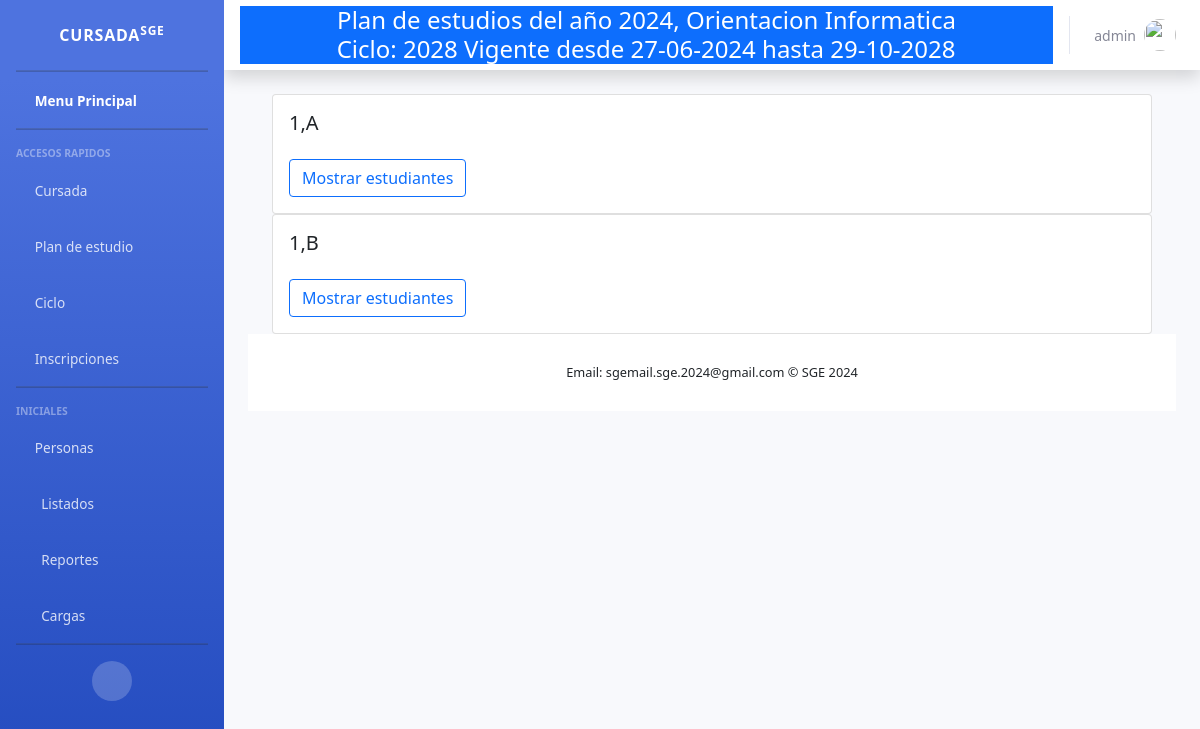
Page /Clases/verAulas/1/1/ (signed in) on the committed database.
### Core/models.py (models this page shows, shortened)
class PlanDeEstudios(models.Model):
    MAXCODIGO=20
    MAXANIO=4
    MAXORIENTACION= 50
    MAXNIVEL= 50
    MAXDESCRIPCION=50
    codigo= models.CharField(
        help_text="Ej: 123456",
        unique=True,
        max_length=MAXCODIGO,
        null=False,
        blank=False,
        error_messages={
            'blank': "El nombre es obligatorio"
        }
    )
    anio = models.CharField(
        help_text="Ej: 2024",
        unique=False,
        max_length=MAXANIO,
        null=True,
        blank=False,
        default= 1,
        error_messages={
            'blank': "el anio es obligatorio"
        }
    )
    orientacion = models.CharField(
        help_text="Ej: Profesorado de educacion primaria",
        unique=False,
        max_length=MAXORIENTACION,
        null=False,
        blank=False,
        primary_key=False,
        error_messages={
            'blank': "la orientacion es obligatoria"
        }
    )
    nivel = models.CharField(
        help_text="Ej: Primario",
        unique=False,
        max_length= MAXORIENTACION,
        null=False,
        blank=False,
        error_messages={
            'blank': "El nivel es obligatorio"
        }
    )
    descripcion = models.CharField(
        help_text="Ej: descripcion del plan de estudios",
        unique=False,
        max_length= MAXDESCRIPCION,
        null=False,
        blank=True,
    )
    esActual = models.BooleanField(
        default= True
    )
    implementado = models.BooleanField(
        default= False
    )
    cantidadAnios = models.PositiveIntegerField()
    def __str__(self):
        return "Plan de estudios del año {0}, Orientacion {1}".format(self.anio, self.orientacion)

class Ciclo (models.Model):
    anioCalendario = models.CharField(
        help_text="Ej: 2024",
        max_length=4,
        unique= True)
    fechaInicio = models.DateField(help_text="Ej: 16/02/2024",
                                   default=now)
    plan = models.ForeignKey(PlanDeEstudios, blank=False, on_delete=models.CASCADE)
    fechaFin = models.DateField(help_text="Ej: 28/11/2024",)
    esActual = models.BooleanField(
        default= True
    )
    def __str__(self):
        return "{0} Vigente desde {1} hasta {2}".format(self.anioCalendario,self.fechaInicio.strftime("%d-%m-%Y"), self.fechaFin.strftime("%d-%m-%Y"))

class Aula(models.Model):
    estudiantes = models.ManyToManyField(
        'Estudiante',
        blank=True,
        related_name="estudiantes",
    )
    division = models.ForeignKey(
        'Division',
        unique=False,
        null=False,  # Asegura que cada aula tenga una división asociada
        blank=False,
        on_delete=models.CASCADE,
        related_name="aulas"  # Hace que el acceso a las aulas asociadas con una división sea más claro
    )
    class Meta:
        db_table = 'Aula'

class Division(models.Model):
    PRIMERA = '1ra'
    SEGUNDA = '2da'
    TERCERA = '3ra'
    CUARTA = '4ta'
    QUINTA = '5ta'
    CHOICES_DIV = (
        (PRIMERA, 'Primera'),
        (SEGUNDA, 'Segunda'),
        (TERCERA, 'Tercera'),
        (CUARTA, 'Cuarta'),
        (QUINTA, 'Quinta'))
    ciclo = models.ForeignKey(Ciclo, on_delete=models.CASCADE, related_name="divisiones")
    codigo = models.CharField(max_length=50, choices=CHOICES_DIV, default=PRIMERA)
    descripcion = models.CharField(max_length=50)
    anio = models.ForeignKey(AnioPlan, on_delete=models.CASCADE)
    alumnos = models.ManyToManyField(Estudiante)
    def __str__(self):
        return "{0},{1}".format(self.anio.codigo, self.codigo)

class AnioPlan(models.Model):
    MAXCODIGO= 50
    CANTMAXPORANIO= 50
    MAXDESCRIPCION = 50
    codigo = models.CharField(
        help_text="Ej: ",
        max_length= MAXCODIGO,
        null=False,
        blank=False,
        error_messages={
            'blank': "El codigo es obligatorio"
        })
    descripcion = models.CharField(help_text="nivel",
        unique=False,
        max_length= MAXDESCRIPCION,
        null=False,
        blank=False,
        primary_key=False,
        )
    plan = models.ForeignKey(PlanDeEstudios, models.CASCADE, related_name="anios")
    inscripciones = models.ManyToManyField(Estudiante)
    class Meta:
        unique_together = [['codigo', 'plan']]

### Clases/views.py (the view)
# urls.py: re_path(r'^verAulas/(?P<idAnio>\d+)/(?P<idCiclo>\d+)/$', views.verAulas, name= 'verAula'),
@login_required
def verAulas(request, idAnio, idCiclo):
    if not request.user.is_staff:
        return HttpResponseForbidden('Acceso denegado.')
    ciclo = Ciclo.objects.get(id= idCiclo)
    divisiones = Division.objects.filter(anio_id=idAnio,ciclo=ciclo)
    aulas = Aula.objects.filter(division__in=divisiones)
    estudiantes_inscritos = Inscripcion.objects.filter(anio=idAnio,ciclo = ciclo)
    estudiantes_aula = {}  # Cambiaremos a un diccionario para asociar estudiantes con aulas
    for aula in aulas:
        estudiantes_aula[aula.id] = aula.estudiantes.all()
        print(aula.estudiantes.all())
    estudiantes_no_en_aula = []
    ids_estudiantes_aula = [estudiante.id for aula_estudiantes in estudiantes_aula.values() for estudiante in aula_estudiantes]
    print("Estudiates e aulas",ids_estudiantes_aula)
    print((ids_estudiantes_aula))
    for estudiante in estudiantes_inscritos:
        print("id estudiante*****",estudiante.estudiante.id,ids_estudiantes_aula)
        if estudiante.estudiante.id not in ids_estudiantes_aula:
            estudiantes_no_en_aula.append(estudiante)
    return render(request, 'Division/verEstudianteAula.html', {'aulas': aulas,
                                                                'estudiantes_aula': estudiantes_aula,
                                                                })

### Core/models.py (called while the page is built)
    def __str__(self):
        return "{0}, {1}, {2}".format(self.dni, self.apellido, self.nombre)

### Clases/templates/Division/verEstudianteAula.html (shortened to what this page needs)
{% extends 'index.html' %}
{% block content %}
{% load static %}
<!DOCTYPE html>
<html lang="es">
<head>
    <link href="https://stackpath.bootstrapcdn.com/bootstrap/5.1.0/css/bootstrap.min.css" rel="stylesheet">
</head>
<body>
<div class="container">
    <div class="row">
        {% for aula in aulas %}
        <div class="container">
            <div class="card">
                <div class="card-body">
                    <h5 class="card-title">{{ aula.division }}</h5>
                    <button class="btn btn-outline-primary mt-3" onclick="toggleStudentsList(this)">
                        Mostrar estudiantes
                    </button>
                </div>
            </div>
        </div>
        {% endfor %}
    </div>
</div>
</body>
</html>
</html>
{% endblock content %}

### principal/templates/index.html (shortened to what this page needs)
<!DOCTYPE html>
<html lang="en">
<head>
    <link href="https://cdn.jsdelivr.net/npm/bootstrap@5.2.3/dist/css/bootstrap.min.css" rel="stylesheet">
    <link href= "{% static 'vendor/fontawesome-free/css/all.min.css' %}" rel="stylesheet" type="text/css">
    <link href="{% static 'css/sb-admin-2.min.css' %}" rel="stylesheet">
    {% load bootstrap5 %}
</head>
{% block sidebar %}
<body id="page-top">
    <div id="wrapper">
        <ul class="navbar-nav bg-gradient-primary sidebar sidebar-dark accordion" id="accordionSidebar">
            <a class="sidebar-brand d-flex align-items-center justify-content-center" href="/">
                <div class="sidebar-brand-text mx-3">Cursada<sup>SGE</sup></div>
            </a>
            <hr class="sidebar-divider my-0">
            <li class="nav-item active">
                <a class="nav-link" href="/">
                    <i class="fas fa-school "></i>
                    <span>Menu Principal</span></a>
            </li>
            <hr class="sidebar-divider">
            <div class="sidebar-heading">
                Accesos Rapidos
            </div>
            {% if request.hayCicloActivo %}
            <li class="nav-item">
                <a class="nav-link collapsed" href="#" data-toggle="collapse" data-target="#collapseTree"
                    aria-expanded="true" aria-controls="collapseTwo">
                    <i class="far fa-file"></i>
                    <span>Cursada</span>
                </a>
            </li>
            {% endif %}
            <li class="nav-item">
                <a class="nav-link collapsed" href="#" data-toggle="collapse" data-target="#collapseTwo"
                    aria-expanded="true" aria-controls="collapseTwo">
                    <i class="far fa-calendar-alt "></i>
                    <span>Plan de estudio</span>
                </a>
            </li>
            {% if request.hayPlan %}
            <li class="nav-item">
                <a class="nav-link collapsed" href="#" data-toggle="collapse" data-target="#collapseCiclo"
                    aria-expanded="true" aria-controls="collapseTwo">
                    <i class="fas fa-chalkboard-teacher"></i>
                    <span>Ciclo</span>
                </a>
            </li>
            {% endif %}
            {% if request.hayCicloActivo %}
            <li class="nav-item">
                <a class="nav-link collapsed" href="#" data-toggle="collapse" data-target="#collapseUtilities"
                    aria-expanded="true" aria-controls="collapseUtilities">
                    <i class="fas fa-user-check"></i>
                    <span>Inscripciones</span>
                </a>
            </li>
            {% endif %}
            <hr class="sidebar-divider">
            <div class="sidebar-heading">
                Iniciales
            </div>
            <li class="nav-item">
                <a class="nav-link collapsed" href="#" data-toggle="collapse" data-target="#collapsePages"
                    aria-expanded="true" aria-controls="collapsePages">
                    <i class="fas fa-user-graduate fa-folder"></i>
                    <span>Personas</span>
                </a>
            </li>
            <li class="nav-item">
                <a class="nav-link collapsed" href="#" data-toggle="collapse" data-target="#collapseList"
                    aria-expanded="true" aria-controls="collapsePages">
                    <i class="fas fa-fw fa-table"></i>
                    <span>Listados</span>
                </a>
            </li>
            <li class="nav-item">
                <a class="nav-link collapsed" href="#" data-toggle="collapse" data-target="#collapseRep"
                    aria-expanded="true" aria-controls="collapsePages">
                    <i class="fas fa-fw fa-chart-area"></i>
                    <span>Reportes</span>
                </a>
            </li>
            <li class="nav-item">
                <a class="nav-link collapsed" href="#" data-toggle="collapse" data-target="#collapseCargas"
                    aria-expanded="true" aria-controls="collapsePages">
                    <i class="fas fa-fw fa-chart-area"></i>
                    <span>Cargas</span>
                </a>
            </li>
            <hr class="sidebar-divider d-none d-md-block">
            <div class="text-center d-none d-md-inline">
                <button class="rounded-circle border-0" id="sidebarToggle"></button>
            </div>
            {% endblock sidebar %}
        </ul>
        <div id="content-wrapper" class="d-flex flex-column">
            <div id="content">
<nav class="navbar navbar-expand navbar-light bg-white topbar mb-4 static-top shadow">
    <div class="container input-group btn-primary d-flex flex-column">
        <h4 class="mb-0">{{request.plan}}</h4>
        <h4 class="mb-0">Ciclo: {{request.ciclo}}</h4>
    </div>
    <ul class="navbar-nav ml-auto">
        <li class="nav-item dropdown no-arrow">
            <a class="nav-link dropdown-toggle" href="#" id="userDropdown" role="button"
                data-toggle="dropdown" aria-haspopup="true" aria-expanded="false">
                <span class="mr-2 d-none d-lg-inline text-gray-600 small">{{ request.user.username }}</span>
                <img class="img-profile rounded-circle" src="{% static 'img/undraw_profile.svg' %}">
            </a>
        </li>
    </ul>
</nav>
                <div class="container-fluid">
                {% block content %}{% endblock content %}
    {% block footer %}
    <footer class="sticky-footer bg-white">
        <div class="container my-auto">
            <div class="copyright text-center my-auto">
                <span>Email: sgemail.sge.2024@gmail.com &copy; SGE 2024</span>
            </div>
        </div>
    </footer>
    {% endblock footer %}
</body>
</html>

### rows in the picture
PlanDeEstudios: plan "Plan de estudios del año 2024, Orientacion Informatica"
Ciclo: ciclo "2028 Vigente desde 27-06-2024 hasta 29-10-2028"
Aula: division "1,A"
Aula: division "1,B"

### other values in the picture
{{ request.user.username }} "admin"
